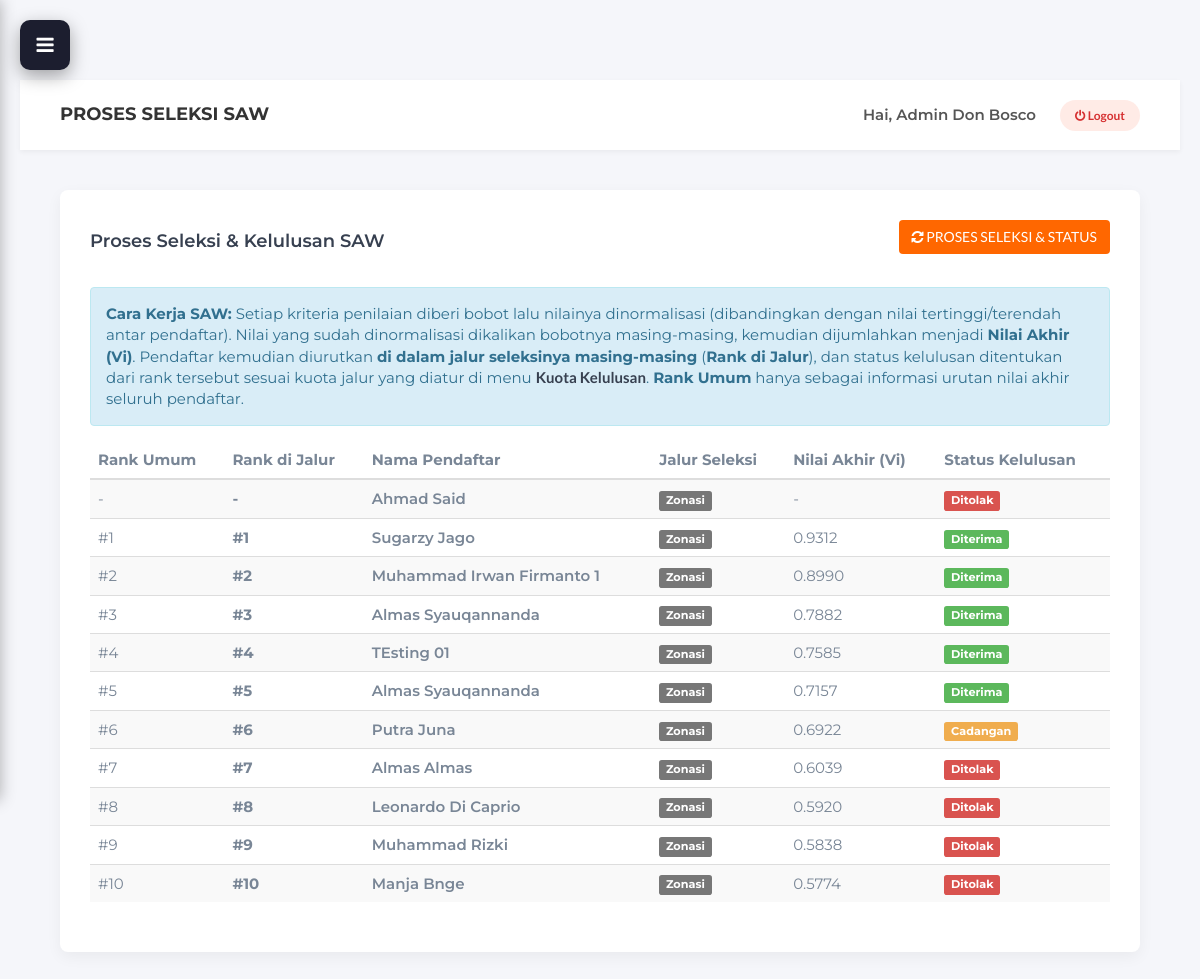
/admin/proses_saw.php (signed in), run on the app's committed database.
### tables this page shows
CREATE TABLE `pendaftar_ppdb` (
  `id_pendaftar` int NOT NULL AUTO_INCREMENT,
  `no_registrasi` varchar(20) DEFAULT NULL,
  `nisn` varchar(20) NOT NULL,
  `nama_lengkap` varchar(100) NOT NULL,
  `tempat_lahir` varchar(50) NOT NULL,
  `tanggal_lahir` date NOT NULL,
  `jenis_kelamin` enum('Laki-Laki','Perempuan') NOT NULL,
  `agama` varchar(20) NOT NULL,
  `alamat_lengkap` text NOT NULL,
  `no_hp_siswa` varchar(20) NOT NULL,
  `email_siswa` varchar(100) NOT NULL,
  `no_kk` varchar(20) NOT NULL,
  `nik` varchar(20) NOT NULL,
  `no_akte_lahir` varchar(50) NOT NULL,
  `npsn_smp` varchar(20) NOT NULL,
  `nama_sekolah_asal` varchar(100) NOT NULL,
  `provinsi_smp` varchar(50) NOT NULL,
  `kabupaten_smp` varchar(50) NOT NULL,
  `kecamatan_smp` varchar(50) NOT NULL,
  `foto_siswa` varchar(255) DEFAULT NULL,
  `tanggal_daftar` datetime DEFAULT CURRENT_TIMESTAMP,
  `status_seleksi` enum('Menunggu','Diterima','Ditolak','Cadangan') DEFAULT 'Menunggu',
  `status_daftar_ulang` enum('Belum Konfirmasi','Daftar Ulang','Mengundurkan Diri') NOT NULL DEFAULT 'Belum Konfirmasi',
  `tanggal_daftar_ulang` datetime DEFAULT NULL,
  `catatan_daftar_ulang` varchar(255) DEFAULT NULL,
  `status_email_notifikasi` enum('Belum Terkirim','Terkirim','Gagal') NOT NULL DEFAULT 'Belum Terkirim',
  `status_seleksi_saat_email` enum('Menunggu','Diterima','Ditolak','Cadangan') DEFAULT NULL,
  `email_terkirim_at` datetime DEFAULT NULL,
  `jalur_seleksi` enum('Prestasi','Zonasi','Afirmasi') NOT NULL DEFAULT 'Zonasi',
  `id_gelombang` int DEFAULT NULL,
  PRIMARY KEY (`id_pendaftar`),
  KEY `fk_pendaftar_gelombang` (`id_gelombang`),
  CONSTRAINT `fk_pendaftar_gelombang` FOREIGN KEY (`id_gelombang`) REFERENCES `gelombang_ppdb` (`id_gelombang`) ON DELETE SET NULL ON UPDATE CASCADE
);

CREATE TABLE `nilai_tesmasuk` (
  `id_nilai_tes` int NOT NULL AUTO_INCREMENT,
  `id_pendaftar` int NOT NULL,
  `nilai_raport` float DEFAULT '0',
  `nilai_tes` float DEFAULT '0',
  `nilai_prestasi` float DEFAULT '0',
  `jarak_rumah` float DEFAULT '0',
  `nilai_akhir_saw` float DEFAULT NULL,
  `peringkat` int DEFAULT NULL,
  `peringkat_jalur` int DEFAULT NULL,
  `created_at` timestamp NOT NULL DEFAULT CURRENT_TIMESTAMP,
  PRIMARY KEY (`id_nilai_tes`),
  KEY `fk_nilai_pendaftar` (`id_pendaftar`),
  CONSTRAINT `fk_nilai_pendaftar` FOREIGN KEY (`id_pendaftar`) REFERENCES `pendaftar_ppdb` (`id_pendaftar`) ON DELETE CASCADE ON UPDATE CASCADE
);

### controllers/AdminSawController.php (called while the page is built, shortened)
<?php
require_once '../models/SawModel.php';
class AdminSawController {
    private $model;
    public function __construct() {
        $this->model = new SawModel();
    }
    public function index() {
        $data_pendaftar = $this->model->getPendaftarDanNilai();
        require_once '../views/admin/proses_saw.php';
    }
}
?>

### models/SawModel.php (called while the page is built, shortened)
<?php
require_once 'Database.php';
class SawModel extends Database {
    public function getPendaftarDanNilai() {
       $sql = "SELECT
            p.*,
            n.id_nilai_tes,
            n.nilai_raport,
            n.nilai_tes,
            n.nilai_prestasi,
            n.jarak_rumah,
            n.nilai_akhir_saw,
            n.peringkat,
            n.peringkat_jalur
        FROM pendaftar_ppdb p
        LEFT JOIN nilai_tesmasuk n
        ON p.id_pendaftar = n.id_pendaftar
        ORDER BY n.peringkat ASC";
        $result = $this->query($sql);
        $data = [];
        if ($result && mysqli_num_rows($result) > 0) {
            while ($row = mysqli_fetch_assoc($result)) {
                $data[] = $row;
            }
        }
        return $data;
    }
}
?>

### models/Database.php (called while the page is built, shortened)
<?php
require_once __DIR__ . '/../Koneksi Database/koneksi.php';
class Database {
    protected $koneksi;
    public function __construct() {
        global $koneksi;
        $this->koneksi = $koneksi;
    }
    public function query($sql) {
        return mysqli_query($this->koneksi, $sql);
    }
}
?>

### views/admin/proses_saw.php (the view)
<div class="card-box">
    <div class="row" style="margin-bottom: 20px;">
        <div class="col-md-6"><h4>Proses Seleksi & Kelulusan SAW</h4></div>
        <div class="col-md-6 text-right">
            <a href="proses_saw.php?aksi=jalankan" class="btn btn-orange" onclick="return confirm('Jalankan perhitungan SAW & Update Status?')">
                <i class="fa fa-refresh"></i> PROSES SELEKSI & STATUS
            </a>
        </div>
    </div>
    <div class="alert alert-info" style="margin-bottom: 15px;">
        <strong>Cara Kerja SAW:</strong> Setiap kriteria penilaian diberi bobot lalu nilainya dinormalisasi (dibandingkan dengan nilai tertinggi/terendah antar pendaftar). Nilai yang sudah dinormalisasi dikalikan bobotnya masing-masing, kemudian dijumlahkan menjadi <strong>Nilai Akhir (Vi)</strong>.
        Pendaftar kemudian diurutkan <strong>di dalam jalur seleksinya masing-masing</strong> (<strong>Rank di Jalur</strong>), dan status kelulusan ditentukan dari rank tersebut sesuai kuota jalur yang diatur di menu <a href="kelulusan.php">Kuota Kelulusan</a>.
        <strong>Rank Umum</strong> hanya sebagai informasi urutan nilai akhir seluruh pendaftar.
    </div>
    <div class="table-responsive">
        <table class="table table-hover table-striped">
            <thead>
                <tr>
                    <th>Rank Umum</th>
                    <th>Rank di Jalur</th>
                    <th>Nama Pendaftar</th>
                    <th>Jalur Seleksi</th>
                    <th>Nilai Akhir (Vi)</th>
                    <th>Status Kelulusan</th>
                </tr>
            </thead>
            <tbody>
                <?php foreach ($data_pendaftar as $p) : ?>
                <tr>
                    <td><?= $p['peringkat'] ? '#'.$p['peringkat'] : '-'; ?></td>
                    <td><b><?= $p['peringkat_jalur'] ? '#'.$p['peringkat_jalur'] : '-'; ?></b></td>
                    <td style="font-weight: 600;"><?= htmlspecialchars($p['nama_lengkap']); ?></td>
                    <td><span class="label label-default"><?= htmlspecialchars($p['jalur_seleksi']); ?></span></td>
                    <td><?= ($p['nilai_akhir_saw'] != '') ? number_format($p['nilai_akhir_saw'], 4) : '-'; ?></td>
                    <td>
                        <?php
                        $class = 'default';
                        if ($p['status_seleksi'] == 'Diterima') $class = 'success';
                        elseif ($p['status_seleksi'] == 'Cadangan') $class = 'warning';
                        elseif ($p['status_seleksi'] == 'Ditolak') $class = 'danger';
                        ?>
                        <span class="label label-<?= $class; ?>"><?= $p['status_seleksi'] ?? 'Menunggu'; ?></span>
                    </td>
                </tr>
                <?php endforeach; ?>
            </tbody>
        </table>
    </div>
</div>

### css/style.css (style rules this page uses)
body { font-family: 'Montserrat', sans-serif; font-size: 15px; font-weight: 400; color: #798696; overflow-x:hidden; }
h1,h2,h3,h4,h5,h6 { margin-top: 12px; margin-bottom: 15px; font-weight: 600; color: #374050; }
h4 { font-size:18px; }
a { font-family: 'Lato', sans-serif; color: #374050; font-weight: 700; }

### css/header-custom.css (style rules this page uses)
html { scroll-behavior: smooth !important; }

### views/admin/template/header.php (style rules this page uses)
body { background-color: #f5f7fa; font-family: 'Montserrat', sans-serif; padding-top: 0; }
.card-box { background: #fff; padding: 30px; border-radius: 8px; box-shadow: 0 5px 15px rgba(0,0,0,0.05); }
.btn-orange { background: #FF6700; color: #fff; border: none; }

### data on the page
pendaftar_ppdb: nama_lengkap "Ahmad Said", jalur_seleksi "Zonasi", status_seleksi "Ditolak"
nilai_tesmasuk: peringkat "1", peringkat_jalur "1", id_pendaftar.nama_lengkap "Sugarzy Jago", id_pendaftar.jalur_seleksi "Zonasi", nilai_akhir_saw "0.9312", id_pendaftar.status_seleksi "Diterima"
nilai_tesmasuk: peringkat "2", peringkat_jalur "2", id_pendaftar.nama_lengkap "Muhammad Irwan Firmanto 1", id_pendaftar.jalur_seleksi "Zonasi", nilai_akhir_saw "0.8990", id_pendaftar.status_seleksi "Diterima"
nilai_tesmasuk: peringkat "3", peringkat_jalur "3", id_pendaftar.nama_lengkap "Almas Syauqannanda", id_pendaftar.jalur_seleksi "Zonasi", nilai_akhir_saw "0.7882", id_pendaftar.status_seleksi "Diterima"
nilai_tesmasuk: peringkat "4", peringkat_jalur "4", id_pendaftar.nama_lengkap "TEsting 01", id_pendaftar.jalur_seleksi "Zonasi", nilai_akhir_saw "0.7585", id_pendaftar.status_seleksi "Diterima"
nilai_tesmasuk: peringkat "5", peringkat_jalur "5", id_pendaftar.nama_lengkap "Almas Syauqannanda", id_pendaftar.jalur_seleksi "Zonasi", nilai_akhir_saw "0.7157", id_pendaftar.status_seleksi "Diterima"
nilai_tesmasuk: peringkat "6", peringkat_jalur "6", id_pendaftar.nama_lengkap "Putra Juna", id_pendaftar.jalur_seleksi "Zonasi", nilai_akhir_saw "0.6922", id_pendaftar.status_seleksi "Cadangan"
nilai_tesmasuk: peringkat "7", peringkat_jalur "7", id_pendaftar.nama_lengkap "Almas Almas", id_pendaftar.jalur_seleksi "Zonasi", nilai_akhir_saw "0.6039", id_pendaftar.status_seleksi "Ditolak"
nilai_tesmasuk: peringkat "8", peringkat_jalur "8", id_pendaftar.nama_lengkap "Leonardo Di Caprio", id_pendaftar.jalur_seleksi "Zonasi", nilai_akhir_saw "0.5920", id_pendaftar.status_seleksi "Ditolak"
nilai_tesmasuk: peringkat "9", peringkat_jalur "9", id_pendaftar.nama_lengkap "Muhammad Rizki", id_pendaftar.jalur_seleksi "Zonasi", nilai_akhir_saw "0.5838", id_pendaftar.status_seleksi "Ditolak"
nilai_tesmasuk: peringkat "10", peringkat_jalur "10", id_pendaftar.nama_lengkap "Manja Bnge", id_pendaftar.jalur_seleksi "Zonasi", nilai_akhir_saw "0.5774", id_pendaftar.status_seleksi "Ditolak"

### other printed values
$title "PROSES SELEKSI SAW"
$_SESSION['admin_nama'] "Admin Don Bosco"
